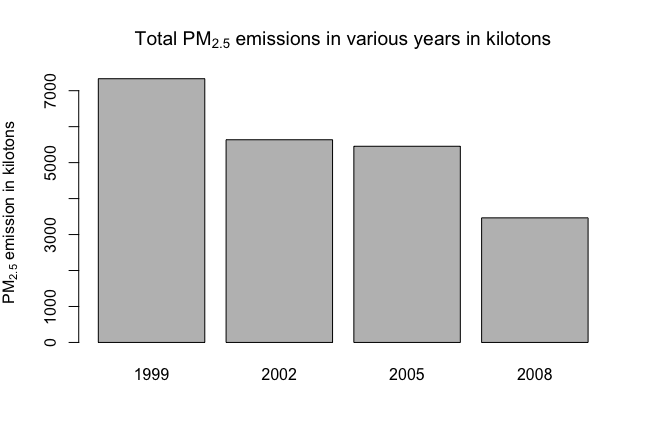

This figure's R source:
require(dplyr)

te <- NEI %>%
    group_by(year) %>%
    summarise(Emissions = sum(Emissions))
with(te, barplot(height = Emissions / 1000, names = year,
                 ylab=expression('PM'[2.5]*' emission in kilotons'),
                 main = expression('Total PM'[2.5]*' emissions in various years in kilotons')))
